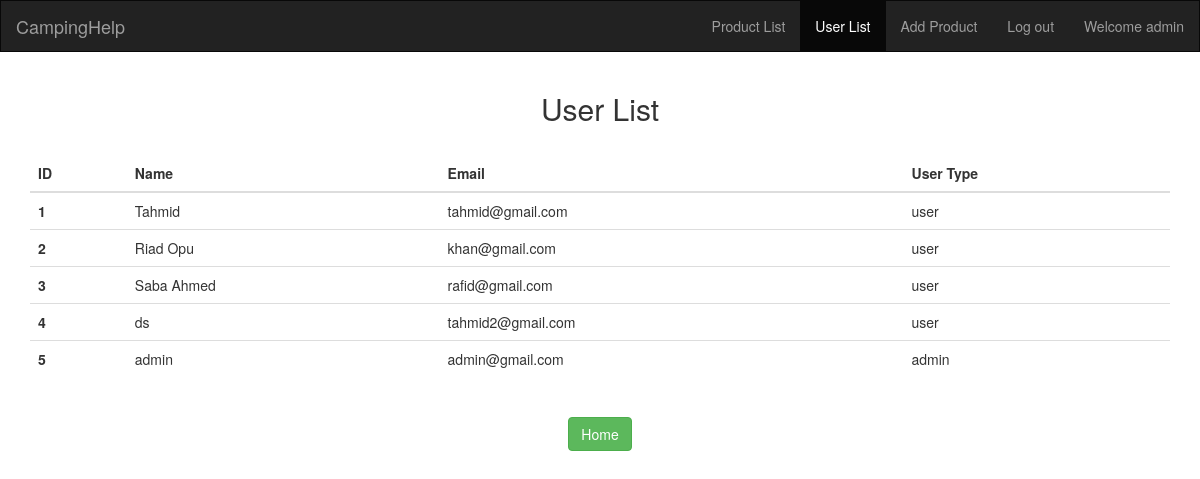
Screenshot of /view/userList.php (signed in) with the database file from the repository.
### tables this page shows
CREATE TABLE `users` (
  `id` int(50) NOT NULL,
  `name` varchar(100) NOT NULL,
  `email` varchar(100) NOT NULL,
  `password` varchar(100) NOT NULL,
  `user_type` varchar(100) NOT NULL DEFAULT 'user'
);

### model/userModel.php (called while the page is built, shortened)
<?php
	function getAllUser(){
		$conn = getConnection();
		$sql = "select * from users";
		$result = mysqli_query($conn, $sql);
		$users =[];
		while($row = mysqli_fetch_assoc($result)){
			array_push($users, $row);
		}
		return $users;
	}
?>

### view/userList.php (the view, shortened to what this page needs)
<?php
    require_once "../model/userModel.php";
    $users=getAllUser();
?>
<!DOCTYPE html>
<html>
<head>
  <link rel="stylesheet" href="https://maxcdn.bootstrapcdn.com/bootstrap/3.4.1/css/bootstrap.min.css">
</head>
<body>
<nav class="navbar navbar-inverse">
  <div class="container-fluid">
    <div class="navbar-header">
      <a class="navbar-brand" href="adminHome.php">CampingHelp</a>
    </div>
    <ul class="nav navbar-nav navbar-right">
      <li><a href="adminHome.php">Product List</a></li>
      <li class="active"><a href="userList.php">User List</a></li>
      <li><a href="addProduct.php">Add Product</a></li>
      <li><a href='../controller/logout.php'>Log out</a></li>
      <li><a>Welcome <?=$_SESSION['name']?></a></li>
    </ul>
  </div>
</nav>
<section class='container'>
    <h2 class='text-center'>User List</h2>
    <br>
    <table class="table">
    <thead>
        <tr>
        <th scope="col">ID</th>
        <th scope="col">Name</th>
        <th scope="col">Email</th>
        <th scope="col">User Type</th>
        </tr>
    </thead>
    <tbody>
        <?php
            foreach ($users as $user) {
                $id=$user['id'];
                $name=$user['name'];
                $email=$user['email'];
                $user_type=$user['user_type'];
                echo "<tr>
                        <th scope='row'>$id</th>
                        <td>$name</td>
                        <td>$email</td>
                        <td>$user_type</td>
                    </tr>";
                }
        ?>
    </tbody>
    </table>
    <br>
    <div class='row text-center'>
    <a href="adminHome.php" class="btn btn-success">Home</a>
    </div>
</section>
</body>
</html>

### view/userList.php (style rules this page uses)
.navbar { border-radius:0px; }

### rows the page displays
users: id "1", name "Tahmid", email "tahmid@gmail.com", user_type "user"
users: id "2", name "Riad Opu", email "khan@gmail.com", user_type "user"
users: id "3", name "Saba Ahmed", email "rafid@gmail.com", user_type "user"
users: id "4", name "ds", email "tahmid2@gmail.com", user_type "user"
users: id "5", name "admin", email "admin@gmail.com", user_type "admin"

### other values shown
$_SESSION['name'] "admin"
